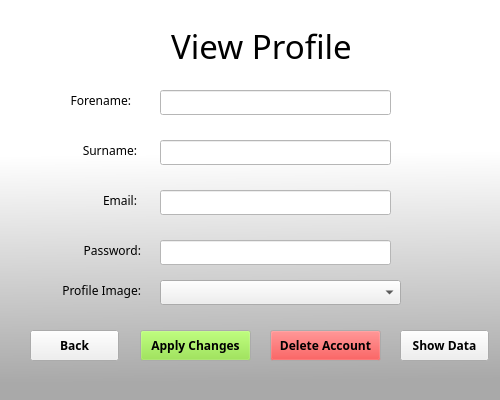
<?xml version="1.0" encoding="UTF-8"?>
<ui version="4.0">
 <class>ViewProfileWindow</class>
 <widget class="QWidget" name="ViewProfileWindow">
  <property name="geometry">
   <rect>
    <x>0</x>
    <y>0</y>
    <width>500</width>
    <height>400</height>
   </rect>
  </property>
  <property name="windowTitle">
   <string>Form</string>
  </property>
  <property name="styleSheet">
   <string notr="true">
#ViewProfileWindow{background-color: qlineargradient(spread:pad, x1:0.512, y1:1, x2:0.503, y2:0.306727, stop:0.0696517 rgba(169, 169, 169, 255), stop:0.890547 rgba(255, 255, 255, 255));}
#stackedWidget{ background-color: rgba(1,1,1,0);}</string>
  </property>
  <widget class="QStackedWidget" name="stackedWidget">
   <property name="geometry">
    <rect>
     <x>0</x>
     <y>0</y>
     <width>500</width>
     <height>400</height>
    </rect>
   </property>
   <property name="styleSheet">
    <string notr="true"/>
   </property>
   <widget class="QWidget" name="page">
    <widget class="QLabel" name="ViewProfileTitle">
     <property name="geometry">
      <rect>
       <x>166</x>
       <y>20</y>
       <width>191</width>
       <height>51</height>
      </rect>
     </property>
     <property name="font">
      <font>
       <family>AnjaliOldLipi</family>
       <pointsize>25</pointsize>
      </font>
     </property>
     <property name="text">
      <string>View Profile</string>
     </property>
     <property name="alignment">
      <set>Qt::AlignCenter</set>
     </property>
    </widget>
    <widget class="QLabel" name="VPFnameLabel">
     <property name="geometry">
      <rect>
       <x>50</x>
       <y>90</y>
       <width>81</width>
       <height>21</height>
      </rect>
     </property>
     <property name="font">
      <font>
       <family>AnjaliOldLipi</family>
      </font>
     </property>
     <property name="text">
      <string>Forename:</string>
     </property>
     <property name="alignment">
      <set>Qt::AlignRight|Qt::AlignTrailing|Qt::AlignVCenter</set>
     </property>
    </widget>
    <widget class="QLabel" name="VPEmailLabel">
     <property name="geometry">
      <rect>
       <x>70</x>
       <y>190</y>
       <width>67</width>
       <height>21</height>
      </rect>
     </property>
     <property name="font">
      <font>
       <family>AnjaliOldLipi</family>
      </font>
     </property>
     <property name="text">
      <string>Email:</string>
     </property>
     <property name="alignment">
      <set>Qt::AlignRight|Qt::AlignTrailing|Qt::AlignVCenter</set>
     </property>
    </widget>
    <widget class="QLabel" name="VPPasswordLabel">
     <property name="geometry">
      <rect>
       <x>50</x>
       <y>240</y>
       <width>91</width>
       <height>21</height>
      </rect>
     </property>
     <property name="font">
      <font>
       <family>AnjaliOldLipi</family>
      </font>
     </property>
     <property name="text">
      <string>Password:</string>
     </property>
     <property name="alignment">
      <set>Qt::AlignRight|Qt::AlignTrailing|Qt::AlignVCenter</set>
     </property>
    </widget>
    <widget class="QLabel" name="VPSnameLabel">
     <property name="geometry">
      <rect>
       <x>70</x>
       <y>140</y>
       <width>67</width>
       <height>21</height>
      </rect>
     </property>
     <property name="font">
      <font>
       <family>AnjaliOldLipi</family>
      </font>
     </property>
     <property name="text">
      <string>Surname:</string>
     </property>
     <property name="alignment">
      <set>Qt::AlignRight|Qt::AlignTrailing|Qt::AlignVCenter</set>
     </property>
    </widget>
    <widget class="QLineEdit" name="VPFnameInputBox">
     <property name="geometry">
      <rect>
       <x>160</x>
       <y>90</y>
       <width>231</width>
       <height>25</height>
      </rect>
     </property>
     <property name="styleSheet">
      <string notr="true">background-color: rgb(255, 255, 255);</string>
     </property>
    </widget>
    <widget class="QLineEdit" name="VPSnameInputBox">
     <property name="geometry">
      <rect>
       <x>160</x>
       <y>140</y>
       <width>231</width>
       <height>25</height>
      </rect>
     </property>
     <property name="styleSheet">
      <string notr="true">background-color: rgb(255, 255, 255);</string>
     </property>
    </widget>
    <widget class="QLineEdit" name="VPEmailInputBox">
     <property name="geometry">
      <rect>
       <x>160</x>
       <y>190</y>
       <width>231</width>
       <height>25</height>
      </rect>
     </property>
     <property name="styleSheet">
      <string notr="true">background-color: rgb(255, 255, 255);</string>
     </property>
    </widget>
    <widget class="QLineEdit" name="VPPasswordInputBox">
     <property name="geometry">
      <rect>
       <x>160</x>
       <y>240</y>
       <width>231</width>
       <height>25</height>
      </rect>
     </property>
     <property name="styleSheet">
      <string notr="true">background-color: rgb(255, 255, 255);</string>
     </property>
    </widget>
    <widget class="QPushButton" name="VPBackButton">
     <property name="geometry">
      <rect>
       <x>30</x>
       <y>330</y>
       <width>89</width>
       <height>31</height>
      </rect>
     </property>
     <property name="font">
      <font>
       <family>AnjaliOldLipi</family>
       <weight>75</weight>
       <bold>true</bold>
      </font>
     </property>
     <property name="text">
      <string>Back</string>
     </property>
    </widget>
    <widget class="QPushButton" name="DeleteAccButton">
     <property name="geometry">
      <rect>
       <x>270</x>
       <y>330</y>
       <width>111</width>
       <height>31</height>
      </rect>
     </property>
     <property name="palette">
      <palette>
       <active>
        <colorrole role="Button">
         <brush brushstyle="SolidPattern">
          <color alpha="255">
           <red>239</red>
           <green>41</green>
           <blue>41</blue>
          </color>
         </brush>
        </colorrole>
       </active>
       <inactive>
        <colorrole role="Button">
         <brush brushstyle="SolidPattern">
          <color alpha="255">
           <red>239</red>
           <green>41</green>
           <blue>41</blue>
          </color>
         </brush>
        </colorrole>
       </inactive>
       <disabled>
        <colorrole role="Button">
         <brush brushstyle="SolidPattern">
          <color alpha="255">
           <red>239</red>
           <green>41</green>
           <blue>41</blue>
          </color>
         </brush>
        </colorrole>
       </disabled>
      </palette>
     </property>
     <property name="font">
      <font>
       <family>AnjaliOldLipi</family>
       <weight>75</weight>
       <bold>true</bold>
      </font>
     </property>
     <property name="text">
      <string>Delete Account</string>
     </property>
    </widget>
    <widget class="QPushButton" name="ApplyButton">
     <property name="geometry">
      <rect>
       <x>140</x>
       <y>330</y>
       <width>111</width>
       <height>31</height>
      </rect>
     </property>
     <property name="palette">
      <palette>
       <active>
        <colorrole role="Button">
         <brush brushstyle="SolidPattern">
          <color alpha="255">
           <red>138</red>
           <green>226</green>
           <blue>52</blue>
          </color>
         </brush>
        </colorrole>
       </active>
       <inactive>
        <colorrole role="Button">
         <brush brushstyle="SolidPattern">
          <color alpha="255">
           <red>138</red>
           <green>226</green>
           <blue>52</blue>
          </color>
         </brush>
        </colorrole>
       </inactive>
       <disabled>
        <colorrole role="Button">
         <brush brushstyle="SolidPattern">
          <color alpha="255">
           <red>138</red>
           <green>226</green>
           <blue>52</blue>
          </color>
         </brush>
        </colorrole>
       </disabled>
      </palette>
     </property>
     <property name="font">
      <font>
       <family>AnjaliOldLipi</family>
       <weight>75</weight>
       <bold>true</bold>
      </font>
     </property>
     <property name="text">
      <string>Apply Changes</string>
     </property>
    </widget>
    <widget class="QPushButton" name="VPRevealDataButton">
     <property name="geometry">
      <rect>
       <x>400</x>
       <y>330</y>
       <width>89</width>
       <height>31</height>
      </rect>
     </property>
     <property name="font">
      <font>
       <family>AnjaliOldLipi</family>
       <weight>75</weight>
       <bold>true</bold>
      </font>
     </property>
     <property name="text">
      <string>Show Data</string>
     </property>
    </widget>
    <widget class="QLabel" name="ProfileImage">
     <property name="geometry">
      <rect>
       <x>400</x>
       <y>20</y>
       <width>67</width>
       <height>51</height>
      </rect>
     </property>
     <property name="text">
      <string/>
     </property>
    </widget>
    <widget class="QLabel" name="VPImageLabel">
     <property name="geometry">
      <rect>
       <x>50</x>
       <y>280</y>
       <width>91</width>
       <height>21</height>
      </rect>
     </property>
     <property name="font">
      <font>
       <family>AnjaliOldLipi</family>
      </font>
     </property>
     <property name="text">
      <string>Profile Image:</string>
     </property>
     <property name="alignment">
      <set>Qt::AlignRight|Qt::AlignTrailing|Qt::AlignVCenter</set>
     </property>
    </widget>
    <widget class="QComboBox" name="VPImageCombo">
     <property name="geometry">
      <rect>
       <x>160</x>
       <y>280</y>
       <width>241</width>
       <height>25</height>
      </rect>
     </property>
    </widget>
   </widget>
  </widget>
 </widget>
 <resources/>
 <connections/>
</ui>
